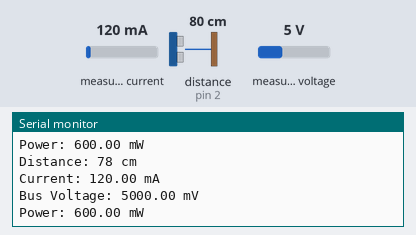
The sketch below on a simulated Arduino Uno, built with avr-gcc and run on an emulated ATmega328P. On the bench: the last lines printed to the serial monitor. Wiring (inferred from the names in the program): ultrasonic range finder: trigger pin 3; echo pin 2. Inputs (shaded band) come from the test bench; at power-on: measured current 120 mA, distance to the obstacle (sensor on pin 2) 80 cm, measured voltage 5 V. The echo pulse lasts 58.3 µs per cm.

Above: at 1.2 s.
1.3 s: measured current set to 40 mA
At 2.6 s:
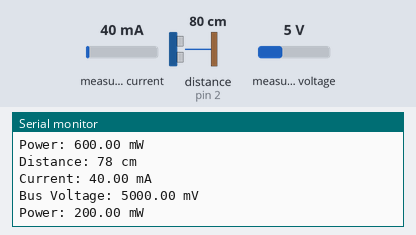
2.8 s: distance to the obstacle (sensor on pin 2) set to 2 cm
4.3 s: measured voltage set to 0.3 V
At 5.6 s:
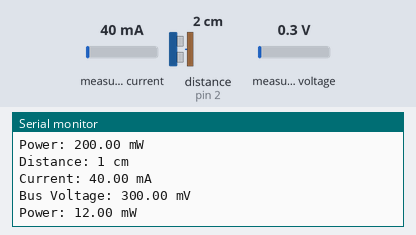
5.8 s: distance to the obstacle (sensor on pin 2) set to 4 cm
7.3 s: measured current set to 500 mA
At 9.0 s:
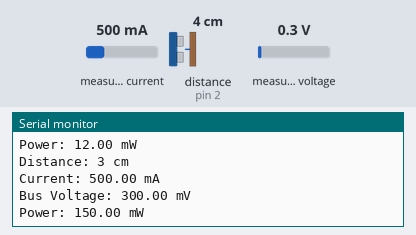
Timing chart, 0 to 9.8 s (numbered marks = the images above; inputs shaded):
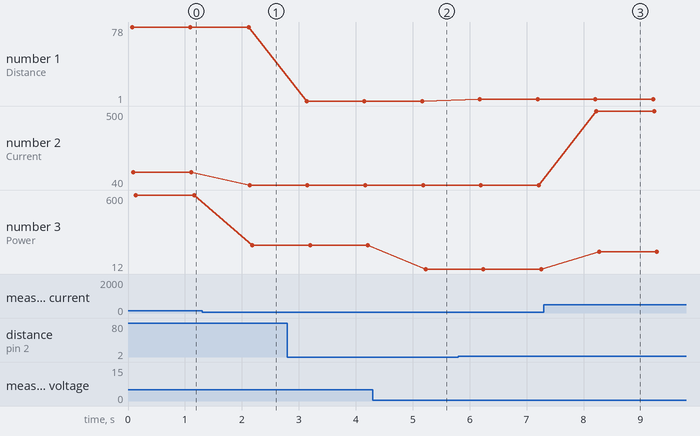

The sketch:

Ultrasonic_HC-SR04_+_INA260_Code_Integration_Test.ino
```cpp
#include <Adafruit_INA260.h>

#define echoPin 2 // attach pin D2 Arduino to pin Echo of HC-SR04
#define trigPin 3 //attach pin D3 Arduino to pin Trig of HC-SR04

// defines variables - Ultrasonic sensor test
long duration; // variable for the duration of sound wave travel
int distance; // variable for the distance measurement

Adafruit_INA260 ina260 = Adafruit_INA260();

void setup() {
  pinMode(trigPin, OUTPUT);
  pinMode(echoPin, INPUT);
  Serial.begin(9600);
  // Wait until serial port is opened
  while (!Serial) { delay(10); }

  Serial.println("Adafruit INA260 + Ultrasonic Sensor HC-SR04 Test");

  if (!ina260.begin()) {
    Serial.println("Couldn't find INA260 chip");
    while (1);
  }
  Serial.println("Found INA260 chip");
}

void loop() {
  // Clears the trigPin condition
  digitalWrite(trigPin, LOW);
  delayMicroseconds(2);
  // Sets the trigPin HIGH (ACTIVE) for 10 microseconds
  digitalWrite(trigPin, HIGH);
  delayMicroseconds(10);
  digitalWrite(trigPin, LOW);
  // Reads the echoPin, returns the sound wave travel time in microseconds
  duration = pulseIn(echoPin, HIGH);
  // Calculating the distance
  distance = duration * 0.034 / 2; // Speed of sound wave divided by 2 (go and back)
  // Displays the distance on the Serial Monitor
  Serial.print("Distance: ");
  Serial.print(distance);
  Serial.println(" cm");

  Serial.print("Current: ");
  Serial.print(ina260.readCurrent());
  Serial.println(" mA");

  Serial.print("Bus Voltage: ");
  Serial.print(ina260.readBusVoltage());
  Serial.println(" mV");

  Serial.print("Power: ");
  Serial.print(ina260.readPower());
  Serial.println(" mW");

  Serial.println();
  delay(1000);
}
```

Measured:
- after the input at 1.3 s, the serial monitor: prints a new line after 0.84 s (image 1)
- after the input at 4.3 s, the serial monitor: prints a new line after 0.90 s (image 2)
- after the input at 7.3 s, the serial monitor: prints a new line after 0.93 s (image 3)
- plotted number 1: 78 → 1 after the input at 2.8 s, 1 → 3 after the input at 5.8 s
- plotted number 2: 120 → 40 after the input at 1.3 s, 40 → 500 after the input at 7.3 s
- plotted number 3: 600 → 200 after the input at 1.3 s, 200 → 12 after the input at 4.3 s, 12 → 150 after the input at 7.3 s
